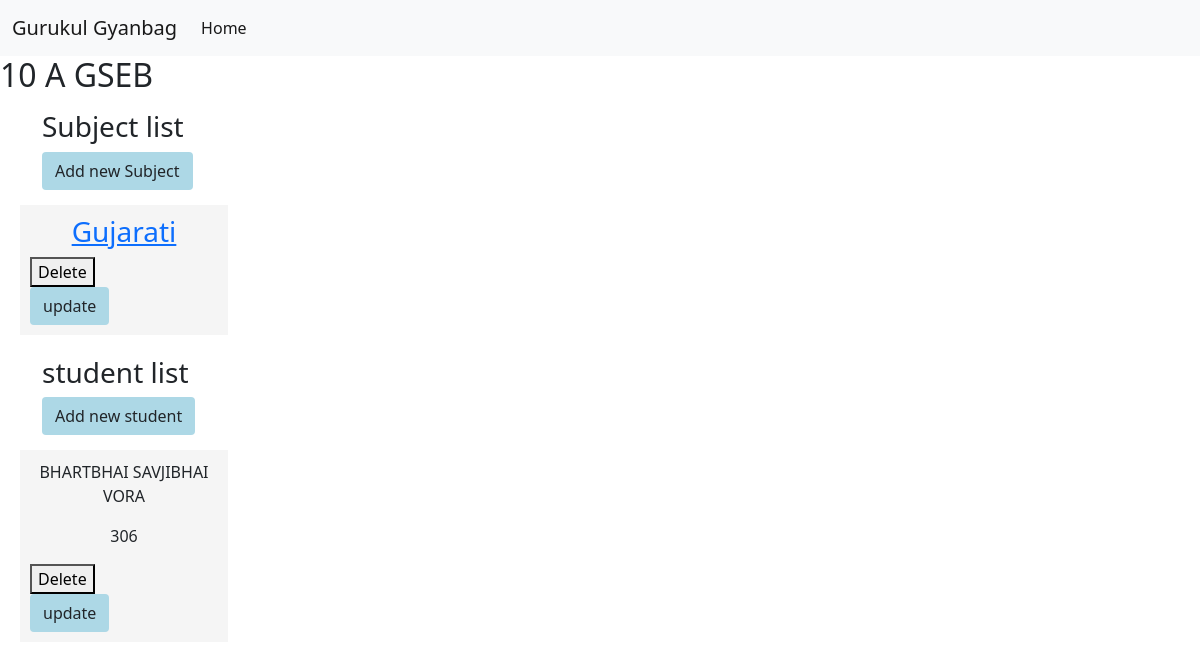
The page /1 on the database its author committed.
### marksApp/models.py (models this page shows, shortened)
class Standerd(models.Model):
    CBSE = "CBSE"
    GSEB = "GSEB"
    Science = "Science"
    Commerce = "Commerce"
    MediumOfStudent = ((CBSE, "CBSE"),
                       (GSEB, "GSEB"),
                       (Science, "Science"),
                       (Commerce, "Commerce"))
    Id = models.AutoField(primary_key=True)
    Std = models.PositiveIntegerField()
    Medium = models.CharField(
        max_length=11, choices=MediumOfStudent, default=GSEB)
    Div = models.CharField(max_length=10, blank=True, null=True)

class subject(models.Model):
    id = models.AutoField(primary_key=True)
    subject_Name = models.CharField(max_length=30)
    subjectStd = models.ForeignKey(Standerd, on_delete=models.CASCADE)

class studentInfo(models.Model):
    id = models.AutoField(primary_key=True)
    HR_No = models.CharField(max_length=20)
    first_name = models.CharField(max_length=50)
    Middle_name = models.CharField(max_length=50)
    Last_name = models.CharField(max_length=50)
    Room_No = models.CharField(max_length=10)
    studentStd = models.ForeignKey(Standerd, on_delete=models.CASCADE)

### marksApp/views.py (the view, shortened to what this page needs)
# urls.py: path("<int:StanderdId>", views.standerdHandling, name='StanderdHandling'),
def standerdHandling(request, StanderdId):
    try:
        subForm = subjectForm()
        stdForm = studentForm()
        allSubject = subject.objects.filter(subjectStd=StanderdId)
        allStudent = studentInfo.objects.filter(studentStd=StanderdId)
        currentStanderd = Standerd.objects.get(Id=StanderdId)
        context = {'currentStanderd': currentStanderd, 'allSubject': allSubject, 'subjectForm': subForm,
                   'StanderdId': StanderdId, 'studentForm': stdForm, 'allStudent': allStudent, }
        return render(request, 'MarksApp/standerdDetails.html', context)
    except:
        return render(request, 'MarksApp/error.html')

### marksApp/templates/MarksApp/standerdDetails.html (shortened to what this page needs)
{% extends "MarksApp/base.html" %}
{% block body %}
<h2>{{currentStanderd.Std}} {{currentStanderd.Div}} {{currentStanderd.Medium}}</h2>
<div class="container mt-3">
  <div class="row">
    <div class="col-10.5 mr-auto">
      <h3 class="h3Crop" >Subject list</h3>
    </div>
    <div class="col-1.5">
<button type="button" class="btn mr-2 " style="background-color:lightblue" data-toggle="modal" data-target="#subjectModal">
Add new Subject
</button>
    </div>
  </div>
</div>
<div class="containerCrop">
  <div class="rowCrop">
      {% for Subject in allSubject %}
     <a href="{% url 'subjectHandling' StanderdId=StanderdId subjectId=Subject.id %}"> <div class="colCrop">
          <center><h3>{{Subject.subject_Name}}</h3>
      </center>
    </a>
<form action="/{{StanderdId}}" method="POST">
    <button type=submit name='deleteSubject' value='{{Subject.id}}'>Delete</button>
    </form>
    <button type="button" class="btn mr-2 " style="background-color:lightblue" data-toggle="modal" data-target="#updatesubjectModal{{Subject.id}}">
  update
  </button>
      </div>
      {% endfor %}
  </div>
<div class="container mt-3">
  <div class="row">
    <div class="col-10.5 mr-auto">
      <h3 class="h3Crop" >student list</h3>
    </div>
    <div class="col-1.5">
<button type="button" class="btn mr-2 " style="background-color:lightblue" data-toggle="modal" data-target="#studentModal">
Add new student
</button>
    </div>
  </div>
</div>
<div class="containerCrop">
  <div class="rowCrop">
     {% for Student in allStudent %}
     <div class="colCrop">
      <center><p>{{Student.first_name}}  {{Student.Middle_name}}  {{Student.Last_name}}</p>
          <p>{{Student.Room_No}}</p>
      </center>
    <form action="/{{StanderdId}}" method="POST">
    <button type=submit name='deleteStudent' value='{{Student.id}}'>Delete</button>
    </form>
    <button type="button" class="btn mr-2 " style="background-color:lightblue" data-toggle="modal" data-target="#updatestudentModal{{Student.id}}">
  update
  </button>
      </div>
      {% if forloop.counter|divisibleby:1%}
  </div>
      {% endif %}
      {% endfor %}
</div>
{% endblock  %}

### marksApp/templates/MarksApp/standerdDetails.html (style rules this page uses)
.colCrop { width: 208px; -ms-flex-preferred-size: 0; -ms-flex-positive: 1; background: whitesmoke; padding: 10px; margin: 5px; }
.rowCrop { display: -webkit-box; display: -ms-flexbox; display: flex; -ms-flex-wrap: wrap; flex-wrap: wrap; margin:10px 15px; }
.containerCrop { max-width: 100%; }

### rows shown on the page
Standerd: Std "10", Div "A", Medium "GSEB"
subject: subject_Name "Gujarati", {{ Subject.id }} 5 (drawn)
studentInfo: first_name "BHARTBHAI", Middle_name "SAVJIBHAI", Last_name "VORA", Room_No "306", {{ Student.id }} 3 (drawn)
